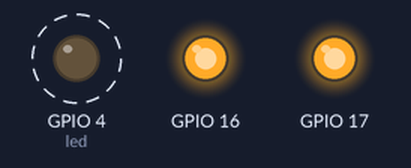
A sketch run on a simulated ESP32. Parts: output pins drawn as LEDs (lit = HIGH). Dashed ring = blinking. What the sketch prints to the serial monitor is not drawn.

Above: at 0.5 s.
Timing chart, 0 to 4.6 s (numbered marks = the images above):
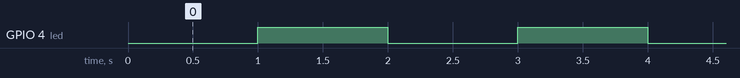

Measured:
- by itself, GPIO 4 (led): alternates HIGH for 1.0 s and LOW for 1.0 s

The sketch:

3_9_timer.ino
```cpp
/* 创建硬件定时器 */
hw_timer_t * timer = NULL;

/* LED 引脚 */
int led = 4;
/* LED 状态 */
volatile byte state = LOW;

void IRAM_ATTR onTimer(){
  state = !state;
  digitalWrite(led, state);
}

void setup() {
  Serial.begin(115200);
   //Initialize GPIO, turn off blue and green lights

  pinMode(16, OUTPUT);
  pinMode(17, OUTPUT);
  digitalWrite(16, 1);
  digitalWrite(17, 1);
  //Initialize red light
  pinMode(led, OUTPUT);


  /*  1/(80MHZ/80) = 1us  */
  timer = timerBegin(0, 80, true);

  /* Attach the onTimer function to our timer */
  timerAttachInterrupt(timer, &onTimer, true);

  /* *Set the alarm clock to call the onTimer function every second 1 tick is 1us => 1 second is 1000000us * /
  / *Repeat alarm (third parameter)*/

  timerAlarmWrite(timer, 1000000, true);

  /*Start alert*/
  timerAlarmEnable(timer);
  Serial.println("start timer");
}

void loop() {

}
```
